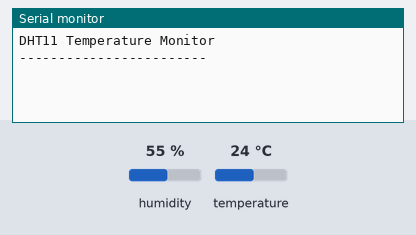
The sketch below on a simulated Arduino Uno, built with avr-gcc and run on an emulated ATmega328P. Parts: the last lines printed to the serial monitor. Inputs (shaded band) come from the test bench; at power-on: temperature 24 °C, humidity 55 %.

Above: at 2.2 s.
2.3 s: temperature set to 12 °C
At 3.9 s:
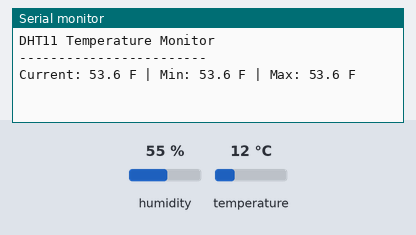
6.5 s: temperature set to 19 °C
At 7.5 s:
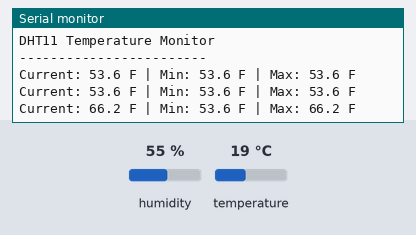

Measured:
- after the input at 2.3 s, the serial monitor: prints a new line after 0.72 s (image 1)
- after the input at 6.5 s, the serial monitor: prints a new line after 0.57 s (image 2)

The sketch:

tempmaxmin.ino
```cpp
#include <DHT.h>

const int dhtPin = 2;
const int dhtType = DHT11;  // DHT sensor type

DHT dht(dhtPin, dhtType);

float currentTemp;
float maxTemp = -100.0;  // Initialize to a very low value
float minTemp = 150.0;   // Initialize to a very high value

void setup() {
  Serial.begin(9600);
  dht.begin();
  Serial.println("DHT11 Temperature Monitor");
  Serial.println("------------------------");
  delay(1000);
}

void loop() {
  delay(2000);
  float tempC = dht.readTemperature();

  if (isnan(tempC)) {
    Serial.println("Failed to read from DHT sensor!");
    return;
  }
  currentTemp = (tempC * 9.0 / 5.0) + 32.0;

  if (currentTemp > maxTemp) {
    maxTemp = currentTemp;
  }
  if (currentTemp < minTemp) {
    minTemp = currentTemp;
  }
  Serial.print("Current: ");
  Serial.print(currentTemp, 1);
  Serial.print(" F | Min: ");
  Serial.print(minTemp, 1);
  Serial.print(" F | Max: ");
  Serial.print(maxTemp, 1);
  Serial.println(" F");
}
```

1pot.cpp
```cpp
const int potPin = A0;
const int green = 11;
const int blue = 10;
const int red = 9;

void setup()
{
  pinMode(potPin, INPUT);
  pinMode(green, OUTPUT);
  pinMode(blue, OUTPUT);
  pinMode(red, OUTPUT);
  Serial.begin(9600);
}


void loop()
{
  int potValue = analogRead(potPin) / 4;
  Serial.print("Current Brightness (0-255): ");
  Serial.println(potValue);

  analogWrite(green,potValue);
  analogWrite(blue,potValue);
  analogWrite(red, potValue);

}
```

LEDcounter.cpp
```cpp
const int greenLedPin = 11; // Green LED pin
const int yellowLedPin = 12; // Yellow LED pin
const int redLedPin = 13;    // Red LED pin

int counter = 0;

void setup() {
  pinMode(greenLedPin, OUTPUT);
  pinMode(yellowLedPin, OUTPUT);
  pinMode(redLedPin, OUTPUT);
  Serial.begin(9600);
}

void loop() {
  counter++;
  Serial.print("Counter: ");
  Serial.println(counter);

  if (counter < 100) {
    digitalWrite(greenLedPin, HIGH);
    digitalWrite(yellowLedPin, LOW);
    digitalWrite(redLedPin, LOW);
  } else if (counter >= 100 && counter <= 200) {
    digitalWrite(greenLedPin, LOW);
    digitalWrite(yellowLedPin, HIGH);
    digitalWrite(redLedPin, LOW);
  } else if (counter > 200) {
    digitalWrite(greenLedPin, LOW);
    digitalWrite(yellowLedPin, LOW);
    digitalWrite(redLedPin, HIGH);
  }

  if (counter >= 300) {
    counter = 0;
  }

  delay(100);
}
```
